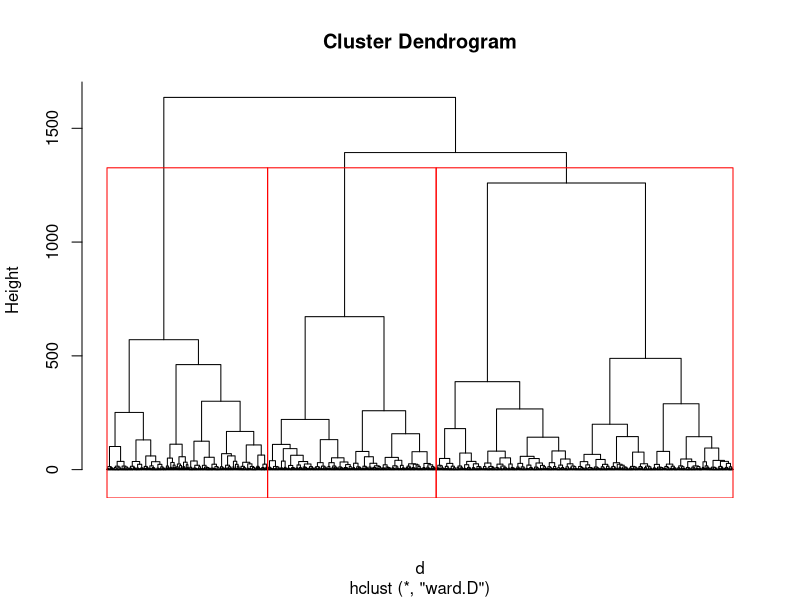

Write R code to recreate this figure.
#HIERARCHICAL CLUSTERING

#Load the required packages.
library(tidyverse) #for data manipulation



#Import the dataset.
data <- read.csv("train.csv")

#create a copy of the dataset.
data1 <- data

#remove ID column.
data1$ID <- NULL

#rename variables.
names(data1) <- c("warehouseblock", "modeofshipment", "customercarecalls", "customerrating", "costoftheproduct", "priorpurchase", "productimportance", "gender", "discountoffered", "weightingrams", "reachedontime")

#check for any missing values column-wise.
colSums(is.na(data)) #No missing values in the dataset.

#structure and summary of the dataset
str(data1)
summary(data1)

#check the proportion of target variable - "reachedontime"
table(data1$reachedontime) #4436 orders were delivered on time. 6563 orders were not delivered on time. 

#convert target variable to factor.
data1$reachedontime <- as.factor(data1$reachedontime)

#structure and summary of the dataset.
str(data1)
summary(data1)

#Ony delayed customer data for cluster segmentation
clustdata <- data1 %>% filter(reachedontime == "1") #6563 observations

#Only need variables that are related to/ impact the customer.
clustdata2 <- clustdata[,c(3,4,5,6,8,9)]
clustdata2$gender <- ifelse(clustdata2$gender == "F", 0, 1) #dummy variable

#scale the data
clustdata2.scale <- scale(clustdata2)

#Hierarchial clustering
d <-  dist(clustdata2.scale, method = "euclidean")

H.fit <- hclust(d, method = "ward")

#display dendrogram
plot(H.fit, labels=FALSE, hang=-1) #it is observe that the tree can be cut into three clusters

#draw borders on the dendrogram indicating the cluster groups
rect.hclust(H.fit, k = 3,  border = "red")

#cut the tree into 3 clusters
clustergroups <- cutree(H.fit, k = 3) 
table(clustergroups) #cluster size

#assign clustergroups to the dataset clustdata2
clustdata2$cluster  <- clustergroups

#understand customer profiles from the clusters
customer_profiles <-  clustdata2 %>% group_by(cluster) %>% summarise_all(funs(mean))

cluster_count <- clustdata2 %>% group_by(cluster) %>% summarise(counts = n())

customer_profiles <- mutate(customer_profiles, counts = cluster_count$counts)
customer_profiles

#lets explore each of the three clusters
#CLUSTER 1
cluster1 <- subset(clustdata2, cluster == 1)
cluster1
prop.table(table(cluster1$customercarecalls)) #Most customers made 3 calls to the customer care
prop.table(table(cluster1$customerrating)) #Most of the customers were rated 2
median(cluster1$costoftheproduct) #Median cost of the product is 198 US dollars
prop.table(table(cluster1$priorpurchase)) #Most of the customers made 3 prior purchases
prop.table(table(cluster1$gender))#Majority of customers in cluster 1 are male.
median(cluster1$discountoffered)#46 %

#CLUSTER 2
cluster2 <- subset(clustdata2, cluster == 2)
cluster2
prop.table(table(cluster2$customercarecalls)) #Most customers made 5 calls to the customer care
prop.table(table(cluster2$customerrating)) #Most of the customers were rated 5
median(cluster2$costoftheproduct) #Median cost of the product is 244 US dollars
prop.table(table(cluster2$priorpurchase)) #Most of the customers made 4 prior purchases
prop.table(table(cluster2$gender))#Majority of customers in cluster 2 are female.
median(cluster2$discountoffered)#7 %

#CLUSTER 3
cluster3 <- subset(clustdata2, cluster == 3)
cluster3
prop.table(table(cluster3$customercarecalls)) #Most customers made 3 calls to the customer care
prop.table(table(cluster3$customerrating)) #Most of the customers were rated 3
median(cluster3$costoftheproduct) #Average cost of the product is 197 US dollars
prop.table(table(cluster3$priorpurchase)) #Most of the customers made 3 prior purchases
prop.table(table(cluster3$gender))#Majority of customers in cluster 3 are male.
median(cluster3$discountoffered)#7%

